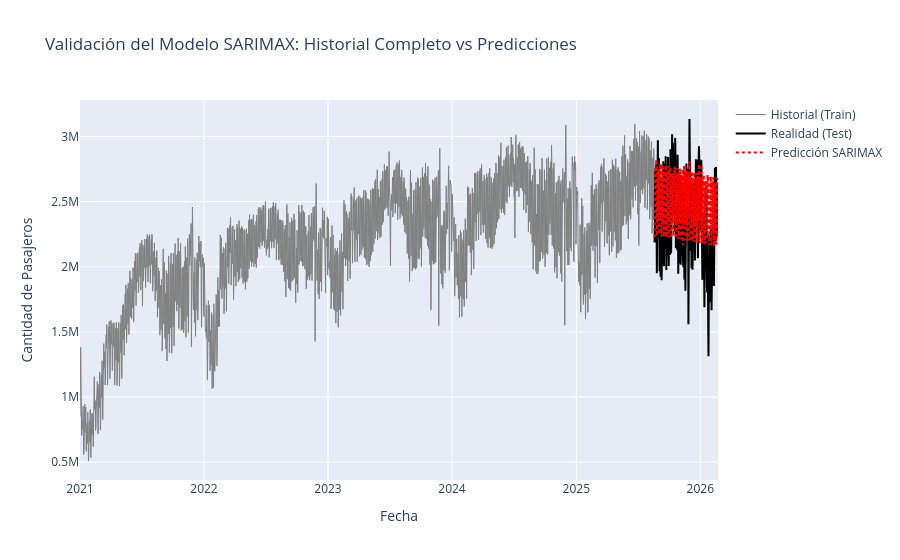

Notebook cell for this chart:
### Code cell
# Creamos la nueva columna con el desplazamiento (Shift) hacia el futuro

df['Holiday_Lag'] = df['Holiday_Dummy'].shift(2)
df['Holiday_Lag'] = df['Holiday_Lag'].fillna(0)


# Definimos el set de exógenas
# Se puede usar solo el Lag3 o ambas
exog_cols = ['Holiday_Dummy', 'Holiday_Lag']

# Definimos el punto de corte para entrenamiento
train_size = int(len(df) * 0.9)
train, test = df.iloc[:train_size], df.iloc[train_size:]

# Definimos variables Endógenas (Y) y Exógenas (X)
y_train = train['Log_Passengers']
X_train = train[exog_cols]

y_test = test['Log_Passengers']
X_test = test[exog_cols]


# Configuramos el modelo considerando la estacionalidad de 7 días
model = sm.tsa.SARIMAX(
    y_train,
    exog=X_train,
    order=(3, 0, 1),              # (p, d, q)
    seasonal_order=(3, 0, 1, 7),  # (P, D, Q, s)
)

results = model.fit(disp=False, method='powell')

# Imprimimos el resumen estadístico
print(results.summary())


# Predicción sobre el set de prueba
forecast_obj = results.get_forecast(steps=len(test), exog=X_test)
forecast_log = forecast_obj.predicted_mean

# Revertimos el Logaritmo para volver a la escala original (Pasajeros)
pred_real = np.exp(forecast_log)

fig = go.Figure()

# Todo el historial de entrenamiento
fig.add_trace(go.Scatter(
    x=train.index, y=train['Numbers'],
    name="Historial (Train)",
    line=dict(color='gray', width=1)
))

# Datos reales de prueba
fig.add_trace(go.Scatter(
    x=test.index, y=test['Numbers'],
    name="Realidad (Test)",
    line=dict(color='black', width=2)
))

# Predicciones del modelo
fig.add_trace(go.Scatter(
    x=test.index, y=pred_real,
    name="Predicción SARIMAX",
    line=dict(color='red', dash='dot', width=2)
))

fig.update_layout(
    title="Validación del Modelo SARIMAX: Historial Completo vs Predicciones",
    xaxis_title="Fecha",
    yaxis_title="Cantidad de Pasajeros",
    hovermode="x unified"
)

fig.show()

# Métrica de desempeño
mape = np.mean(np.abs((test['Numbers'] - pred_real) / test['Numbers'])) * 100
print(f"Error Porcentual Medio Absoluto (MAPE): {mape:.2f}%")

### Figure 1 — Plotly figure (JSON) as saved in the notebook; plotly's stock layout.template omitted (floating-point values rounded to 4 significant figures; data arrays with more than 128 entries replaced by an {"elided": "..."} marker saying what was removed)
{"data": [{"line": {"color": "gray", "width": 1}, "name": "Historial (Train)", "type": "scatter", "x": {"elided": "1691 str values"}, "y": {"elided": "1691 int values"}}, {"line": {"color": "black", "width": 2}, "name": "Realidad (Test)", "type": "scatter", "x": {"elided": "188 str values"}, "y": {"elided": "188 int values"}}, {"line": {"color": "red", "dash": "dot", "width": 2}, "name": "Predicción SARIMAX", "type": "scatter", "x": {"elided": "188 str values"}, "y": {"elided": "188 float values"}}], "layout": {"hovermode": "x unified", "title": {"text": "Validación del Modelo SARIMAX: Historial Completo vs Predicciones"}, "xaxis": {"title": {"text": "Fecha"}}, "yaxis": {"title": {"text": "Cantidad de Pasajeros"}}}}
